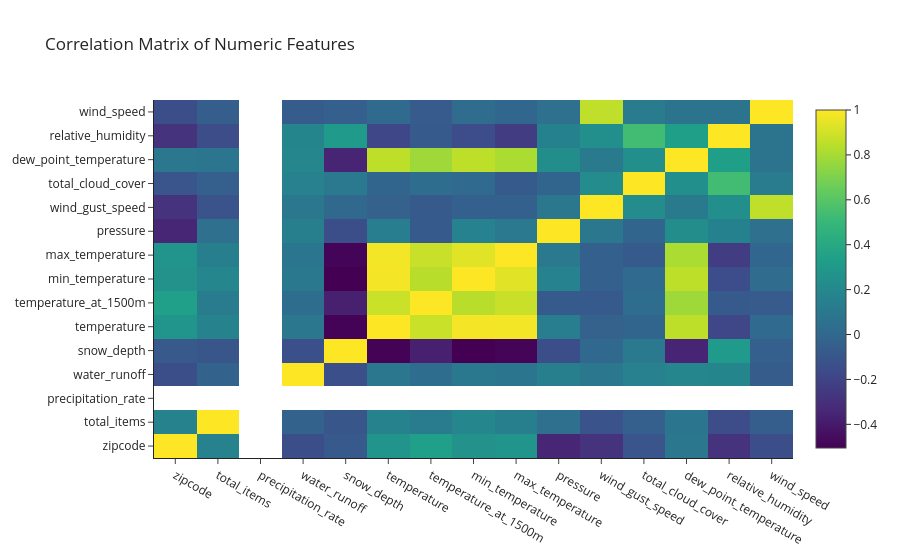

Source (notebook cell):
### Markdown cell above
### Numeric Features Correlation

### Code cell
if numeric_features:
    corr_matrix = df[numeric_features].corr()
    fig = go.Figure(
        data=go.Heatmap(
            z=corr_matrix.values, x=corr_matrix.columns, y=corr_matrix.columns
        )
    )
    fig.update_layout(
        title="Correlation Matrix of Numeric Features", template="simple_white"
    )
    fig.show()

### Figure 1 — Plotly figure (JSON) as saved in the notebook; plotly's stock layout.template omitted (floating-point values rounded to 4 significant figures; data arrays with more than 128 entries replaced by an {"elided": "..."} marker saying what was removed)
{"data": [{"type": "heatmap", "x": ["zipcode", "total_items", "precipitation_rate", "water_runoff", "snow_depth", "temperature", "temperature_at_1500m", "min_temperature", "max_temperature", "pressure", "wind_gust_speed", "total_cloud_cover", "dew_point_temperature", "relative_humidity", "wind_speed"], "y": ["zipcode", "total_items", "precipitation_rate", "water_runoff", "snow_depth", "temperature", "temperature_at_1500m", "min_temperature", "max_temperature", "pressure", "wind_gust_speed", "total_cloud_cover", "dew_point_temperature", "relative_humidity", "wind_speed"], "z": {"elided": "15x15 float values"}}], "layout": {"title": {"text": "Correlation Matrix of Numeric Features"}}}
